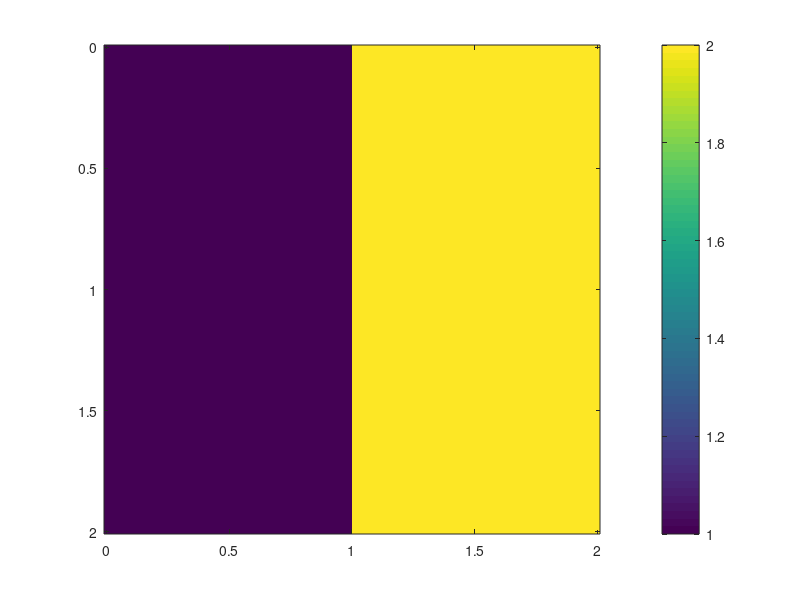

The MATLAB script that drew this image:
clc, clear, close all

x = [0, 0; 2, 0];

interval = linspace(0, 2, 100);
[xGrid, yGrid] = meshgrid(interval, interval);
x = xGrid(:);
y = yGrid(:);
d1 = (x-0).^2+(y-0).^2;
d2 = (x-2).^2+(y-0).^2;
D = [d1, d2];
[~, idx] = min(D, [], 2);
% contourf(xGrid, yGrid, ...
%     reshape(idx, size(xGrid, 1), size(yGrid, 2)));

imagesc(x, y, ...
    reshape(idx, size(xGrid, 1), size(yGrid, 2)));% Top to down
colorbar 
